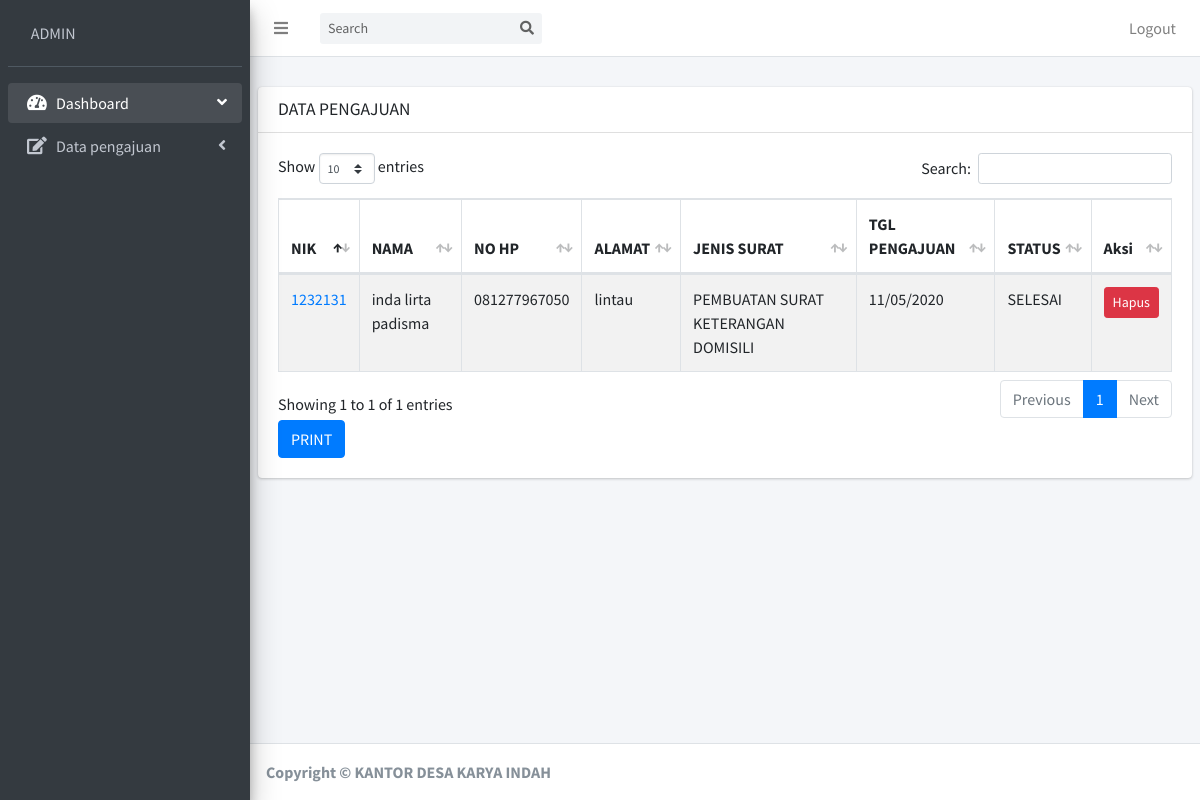
The page /sistem/kepala_desa/d_pengajuan/selesai_view.php (signed in) on the database its author committed.
### tables this page shows
CREATE TABLE `pengajuan` (
  `id_pengajuan` int(11) NOT NULL,
  `id_jenis_surat` int(11) NOT NULL,
  `nik_pengajuan` int(30) NOT NULL,
  `nama_pengajuan` varchar(50) NOT NULL,
  `tempat_lahir_pengajuan` varchar(50) NOT NULL,
  `tgl_lahir_pengajuan` varchar(50) NOT NULL,
  `agama_pengajuan` varchar(10) NOT NULL,
  `pekerjaan_pengajuan` varchar(100) NOT NULL,
  `alamat_pengajuan` varchar(125) NOT NULL,
  `hp_pengajuan` varchar(30) NOT NULL,
  `tgl_pengajuan` varchar(30) NOT NULL,
  `status` varchar(50) NOT NULL
);

CREATE TABLE `jenis_surat` (
  `id_jenis_surat` int(11) NOT NULL,
  `nama_surat` varchar(125) NOT NULL
);

### sistem/kepala_desa/d_pengajuan/selesai_view.php (the view, shortened to what this page needs)
<?php include "../../pages/coneksi/config.php";
if (
    empty($_SESSION['username']) and
    empty($_SESSION['password'])
) {
    header('location:../../pages/login/login.php');
} else {
?>
    <!DOCTYPE html>
    <html>
    <head>
        <link rel="stylesheet" href="../../plugins/fontawesome-free/css/all.min.css">
        <link rel="stylesheet" href="https://code.ionicframework.com/ionicons/2.0.1/css/ionicons.min.css">
        <link rel="stylesheet" href="../../plugins/datatables-bs4/css/dataTables.bootstrap4.css">
        <link rel="stylesheet" href="../../dist/css/adminlte.min.css">
    </head>
    <body class="hold-transition sidebar-mini">
        <div class="wrapper">
            <?php include 'navbar.php';
            include 'sidebar.php'; ?>
            <div class="content-wrapper">
                <section class="content-header">
                </section>
                <section class="content">
                    <div class="row">
                        <div class="col-12">
                            <div class="card">
                                <div class="card-header">
                                    <h3 class="card-title">DATA PENGAJUAN </h3>
                                </div>
                                <div class="card-body">
                                    <table id="example1" class="table table-bordered table-striped">
                                        <thead>
                                            <tr>
                                                <th>NIK</th>
                                                <th>NAMA</th>
                                                <th>NO HP</th>
                                                <th>ALAMAT</th>
                                                <th>JENIS SURAT</th>
                                                <th>TGL PENGAJUAN</th>
                                                <th>STATUS</th>
                                                <th>Aksi</th>
                                            </tr>
                                        </thead>
                                        <tbody>
                                            <?php
                                            $queri = "SELECT * FROM pengajuan inner join jenis_surat on pengajuan.id_jenis_surat=jenis_surat.id_jenis_surat  ";
                                            $hasil = mysqli_query($koneksi, $queri);
                                            while ($kolom = mysqli_fetch_assoc($hasil)) {
                                                if ($kolom['status'] == "SELESAI") {
                                            ?><tr>
                                                        <td><?php echo "<a href='detail.php?id=$kolom[id_pengajuan]' target='blang'>$kolom[nik_pengajuan]</a>"; ?></td>
                                                        <td><?php echo "$kolom[nama_pengajuan]"; ?></td>
                                                        <td><?php echo "$kolom[hp_pengajuan]"; ?></td>
                                                        <td><?php echo "$kolom[alamat_pengajuan]"; ?></td>
                                                        <td><?php echo "$kolom[nama_surat]"; ?></td>
                                                        <td><?php echo "$kolom[tgl_pengajuan]"; ?></td>
                                                        <td><?php echo "$kolom[status]"; ?></td>
                                                        <td><?php echo "
                            <a href='pengajuan_hapus.php?id=$kolom[id_jenis_surat]'  class='btn btn-danger btn-sm'>Hapus</a> "; ?></td>
                                                    </tr>
                                            <?php
                                                }
                                            }
                                            ?>
                                        </tbody>
                                    </table>
                                    <?php echo " <a href='../laporan/selesai_print.php?=$kolom[id_pengajuan]' class='btn btn-primary'>PRINT</a> <br>"; ?>
                                </div>
                            </div>
                        </div>
                    </div>
                </section>
            </div>
            <?php include '../footer.php'; ?>
        </div>
    </body>
    </html>
<?php }; ?>

### rows shown on the page
pengajuan: nik_pengajuan "1232131", nama_pengajuan "inda lirta padisma", hp_pengajuan "081277967050", alamat_pengajuan "lintau", id_jenis_surat.nama_surat "PEMBUATAN SURAT KETERANGAN DOMISILI", tgl_pengajuan "11/05/2020", status "SELESAI"

### other values the page prints
$_SESSION[akses] "ADMIN"
